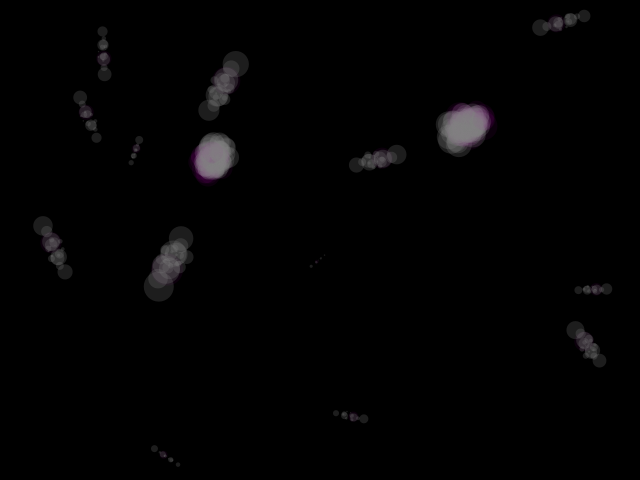
Frame 1 (no input)
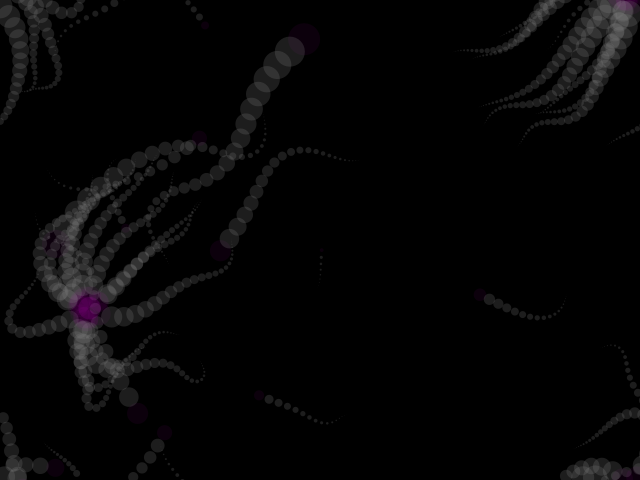
Frame 60 (the mouse pressed at the canvas centre just before this capture)
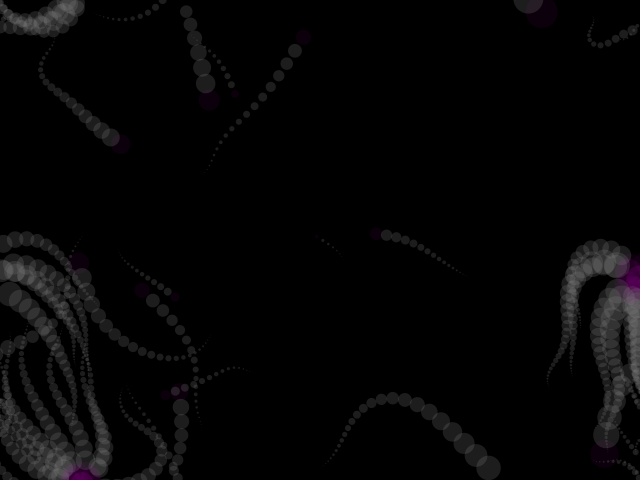
Frame 120 (the mouse held since frame 60 and released just before this capture)

The Processing sketch that drew these frames (run headless with seeded random() and noise(); from frame 60 on, the mouse is pressed at the canvas centre):

// Processing sketch: test
// ── test.pde
/*! test.pde
 */

/* @pjs transparent=true; */

static int NUM_ORGANISMS        = /** int [ 1, 100 ]  **/ 15  /** endint **/;
static int MAX_NUM_OCTOPI       = /** int [ 0, 100 ]  **/ 3   /** endint **/;

static boolean SINGLE_CELLED    = /** boolean **/ false /** endboolean **/;
static boolean FLAGELLA         = /** boolean **/ true  /** endboolean **/;
static boolean OCTOPI           = /** boolean **/ true  /** endboolean **/;

Particle[] _particles;

void setup() {
    size(/** int ( 0, 1024 ] **/ 640 /** endint **/, /** int ( 0, 1024 ] **/ 480 /** endint **/);
    frameRate(/** int [ 1, 60 ] **/ 24 /** endint **/);
    loop();
    
    reset();
}

void reset() {
    Particle[] particles   = new Particle[NUM_ORGANISMS];
    
    // ugly, but it works for the purposes of this simulation
    int chanceOfSingle     = 18;
    int chanceOfFlagellum  = 92  - chanceOfSingle;
    int chanceOfOctopus    = 100 - chanceOfFlagellum;
    
    if (!SINGLE_CELLED) {
        chanceOfSingle     = -1000;
        chanceOfFlagellum += 9;
        chanceOfOctopus   += 9;
    }
    
    if (!FLAGELLA) {
        chanceOfFlagellum  = -1000;
        chanceOfSingle    += 64;
        chanceOfOctopus   += 10;
    }
    
    if (!OCTOPI) {
        chanceOfOctopus    = -1000;
        chanceOfSingle    += 3;
        chanceOfFlagellum += 7; 
    }
    
    if (chanceOfSingle < 0) {
        chanceOfSingle = 0;
    }
    
    if (chanceOfFlagellum < 0) {
        chanceOfFlagellum = 0;
    }
    
    if (chanceOfOctopus < 0) {
        chanceOfOctopus = 0;
    }
    
    chanceOfFlagellum += chanceOfSingle;
    chanceOfOctopus   += chanceOfFlagellum;
    
    int noOctopi = 0;
    
    for(int i = 0; i < particles.length; i++) {
        boolean is_octopus = false;
        float rand = random(0, 99);
        Particle o = null;
        
        float x = random(width);
        float y = random(height);
        //float x = width  / 2.0;
        //float y = height / 2.0;
        
        //o = new Cell(x, y);
        //o = new Flagellum(x, y);
        //o = new Octopus(x, y);
        
        if (rand < chanceOfSingle) {
            o = new Cell(x, y);
        } else if (rand < chanceOfFlagellum) {
            o = new Flagellum(x, y);
        } else if (rand < chanceOfOctopus) {
            o = new Octopus(x, y);
            is_octopus = true;
        } else if (FLAGELLA) {
            o = new Flagellum(x, y);
        } else {
            boolean rand2 = (SINGLE_CELLED && OCTOPI) ? (random(0.0, 1.0) > 0.5) : true;
            
            if (SINGLE_CELLED && rand2) {
                o = new Cell(x, y);
            } else if (OCTOPI && rand2) {
                o = new Octopus(x, y);
                is_octopus = true;
            }
        }
        
        if (o != null && is_octopus && ++noOctopi > MAX_NUM_OCTOPI) {
            o = null;
        }
        
        particles[i] = o;
    }
    
    _particles = particles;
}

void draw() {
    background(0, 0, 0, 0);
    update();
    
    for(int i = 0; i < _particles.length; i++) {
        if (_particles[i] != null) {
            _particles[i].draw();
        }
    }
}

void update() {
    for(int i = 0; i < _particles.length; i++) {
        if (_particles[i] != null) {
            _particles[i].update();
        }
    }
}

void mouseClicked() {
    reset();
}

interface Particle {
    boolean update();
    void    draw();
}

class Cell implements Particle {
    // position of center of cell
    float _x, _y;
    
    // physical attributes of cell that affect behavior
    float _size, _girth;
    
    // direction specified in radians
    float _theta;
    
    // speed of cell in current direction
    float _speed;
    
    // friction with water
    float _viscosity;
    
    // the velocity at which the cell is currently turning (modifies _theta)
    float _rotationalVelocity;
    
    // constraints placed on the turning velocity of the cell
    float _minRotationalVelocity, _maxRotationalVelocity;
    
    // constraints placed on the speed of the cell
    float _minSpeed, _maxSpeed;
    
    color _fill;
    
    Cell(float x, float y) {
        this(x, y, random(8, 50));
    }
    
    Cell(float x, float y, float size) {
        this(x, y, size, 0);
    }
    
    Cell(float x, float y, float size, float girth) {
        _x     = x;
        _y     = y;
        _size  = size / 2;
        _girth = girth;
        
        // viscosity = friction with water
        float viscosity_base = /** float [ 0, 10 ] **/ 0.9 /** endfloat **/;
        float viscosity_rand = /** float [ 0, 2  ] **/ 0.1 /** endfloat **/;
        
        _viscosity = viscosity_base + random(0.0, viscosity_rand);
        
        _minRotationalVelocity = /** float [ -0.1, 0 ] **/ -0.06 /** endfloat **/;
        _maxRotationalVelocity = /** float [ 0, 0.1  ] **/  0.06 /** endfloat **/;
        
        _minSpeed = /** float [ 0, 5 ]  **/ 2  /** endfloat **/;
        _maxSpeed = /** float [ 5, 25 ] **/ 10 /** endfloat **/;
        
        _speed = 0;//random(_minSpeed, _maxSpeed);
        _theta = random(0.0, TWO_PI);
        
        _fill  = /** color **/ color(127, 127, 127, 58) /** endcolor **/;
    }
    
    boolean update() {
        // randomly update speed of organism
        _speed += 0.03 - 0.06 * random(0.0, 1.0);
        
        // ensure organism doesn't move too fast
        _speed = this.cap(_speed, _minSpeed, _maxSpeed);
        
        float constant = /** float [ 0, 0.08 ] **/ 0.015 /** endfloat **/;
        
        // randomly update direction of organism
        _rotationalVelocity += constant - 2 * constant * random(0.0, 1.0);
        
        // ensure organism doesn't turn too fast
        _rotationalVelocity = this.cap(_rotationalVelocity, _minRotationalVelocity, 
                                       _maxRotationalVelocity);
        
        // organism will swim around randomly
        _theta += _rotationalVelocity;
        _rotationalVelocity *= _viscosity; // friction with water
        
        // update organism's position (determined by its 'head')
        float x = _x + (_speed * cos(_theta)); 
        float y = _y + (_speed * sin(_theta));
        
        setLocation(x, y);
        return true;
    }
    
    void setLocation(float x, float y) {
        _x = x;
        _y = y;
    }
    
    float cap(float value, float min, float max) {
        if (value < min) {
            value = min;
        } else if (value > max) {
            value = max;
        }
        
        return value;
    }
    
    float getSize() {
        return _size;
    }
    
    void setSize(float size) {
        _size = size / 2;
    }
    
    float getGirth() {
        return _girth;
    }
    
    void setGirth(float girth) {
        _girth = girth;
    }
    
    void setRotationalBounds(float min, float max) {
        _minRotationalVelocity = min;
        _maxRotationalVelocity = max;
    }
    
    void setSpeedBounds(int length) {
        _minSpeed = 1 + (length - 16) * 0.2;
        _maxSpeed = 7 - (35 - length) * 0.2;
    }
    
    void setFill(color c) {
        _fill = c;
    }
    
    void draw() {
        fill(_fill);
        strokeWeight(/** float [ 0, 10 ] **/ 0 /** endfloat **/);
        stroke(/** color **/ color(255, 255, 255, 0) /** endcolor **/);
        
        float x = _x;
        float y = _y;
        
        // wrap display coordinates
        if (x < -_size) {
            x = width  + _size - ((-x) % (width  + _size * 2));
        } else {
            x = x % (width + _size);
        }
        
        if (y < -_size) {
            y = height + _size - ((-y) % (height + _size * 2));
        } else {
            y = y % (height + _size);
        }
        
        ellipse(x, y, _size, _size);
    }
}

class Flagellum implements Particle {
    // makes the flagellum rhythmically undulate
    float _muscularFrequency, _noMuscles, _muscleRange;
    
    // body of the flagellum
    Cell[] _cells;
    
    // head cell which dictates the flagellum's movement
    Cell _head;
    
    Flagellum(float x, float y) {
        this(x, y, int(random(12, 35)));
    }
    
    Flagellum(float x, float y, int length) {
        this(x, y, length, 1.65 + 0.8 * random(0.0, 1.0), null);
    }
    
    Flagellum(float x, float y, int length, float connectedness, Cell head) {
        // How often organism will undulate
        _muscularFrequency = 0.1 + 0.4 * random(0.0, 1.0);
        _noMuscles = 0;
        
        // How prevalent the undulation will be (greater = more undulation)
        _muscleRange = ((8 - random(0, 16)) * PI / 180);
        
        length += int(random(-3, 3));
        
        // bound length to within bounds empirically chosen to be reasonable
        if (length < 12) {
            length = 12;
        } else if (length > 35) {
            length = 35;
        }
        
        _cells = new Cell[length];
        
        float size = (length * length) / 16.0;
        Cell h = new Cell(x, y, size);
        h.setSpeedBounds(length);
        _head = h;
        
        _cells[0] = head;
        
        if (head != null) {
            _cells[0] = head;
        } else {
            _cells[0] = _head;
        }
        
        for(int i = 1; i < _cells.length; i++) {
            int j = (_cells.length - i);
            size  = (j * j) / 16.0;
            
            // smaller girth = more compact particles
            // larger girth  = more loosely connected particles
            float girth = size * connectedness / (j * 0.2);
            
            _cells[i] = new Cell(x, y, size, girth);
        }
        
        // make head of organism light purple
        _cells[1].setFill(/** color **/ color(164, 0, 164, 18) /** endcolor **/);
    }
    
    boolean update() {
        if (_cells[0] == _head) {
            _head.update();
        }
        
        // randomly pulse 2nd 'muscle' node
        _noMuscles += _muscularFrequency;
        float muscleTheta = _head._theta + _muscleRange * sin(_noMuscles);
        
        // make 2nd 'muscle' node follow head node
        _cells[1]._x = _cells[0]._x - (_cells[0].getSize() / 2.0 * cos(muscleTheta));
        _cells[1]._y = _cells[0]._y - (_cells[0].getSize() / 2.0 * sin(muscleTheta));
        
        // apply kinetic forces throughout body
        for(int i = 2; i < _cells.length; i++) {
            float dx = _cells[i]._x - _cells[i - 2]._x;
            float dy = _cells[i]._y - _cells[i - 2]._y;
            
            float dist  = sqrt(dx * dx + dy * dy);
            float girth = _cells[i].getGirth();
            
            _cells[i].setLocation(_cells[i - 1]._x + (dx * girth) / dist, 
                                  _cells[i - 1]._y + (dy * girth) / dist);
        }
        
        return true;
    }
    
    void draw() {
        for(int i = 1; i < _cells.length; i++) {
            _cells[i].draw();
        }
    }
}

class Octopus implements Particle {
    // tentacles attached to head cell
    Flagellum[] _flagella;
    
    // hidden cell which controls this Octopus' movement
    Cell _head;
    
    Octopus(float x, float y) {
        // average length of tentacles (number of cells in a flagellum)
        int length = int(random(12, 30));
        
        // diameter of octopus' head
        float size = (length * length) / 16;
        
        // initialize the head / root cell
        _head = new Cell(x, y, size);
        _head.setSpeedBounds(length);
        _head.setFill(/** color **/ color(164, 0, 164, 48) /** endcolor **/);
        
        // create and initialize all of the tentacles
        _flagella = new Flagellum[int(random(7, 24))];
        
        float connectedness = 1.2 + 0.5 * random(0.0, 1.0);
        
        for(int i = 0; i < _flagella.length; i++) {
            _flagella[i] = new Flagellum(x, y, length, connectedness, _head);
        }
    }
    
    boolean update() {
        // update position and orientation of head cell
        _head.update();
        
        // update body tentacles to follow suit
        for(int i = 0; i < _flagella.length; i++) {
            _flagella[i].update();
        }
        
        return true;
    }
    
    void draw() {
        _head.draw();
        
        for(int i = 0; i < _flagella.length; i++) {
            _flagella[i].draw();
        }
    }
}
